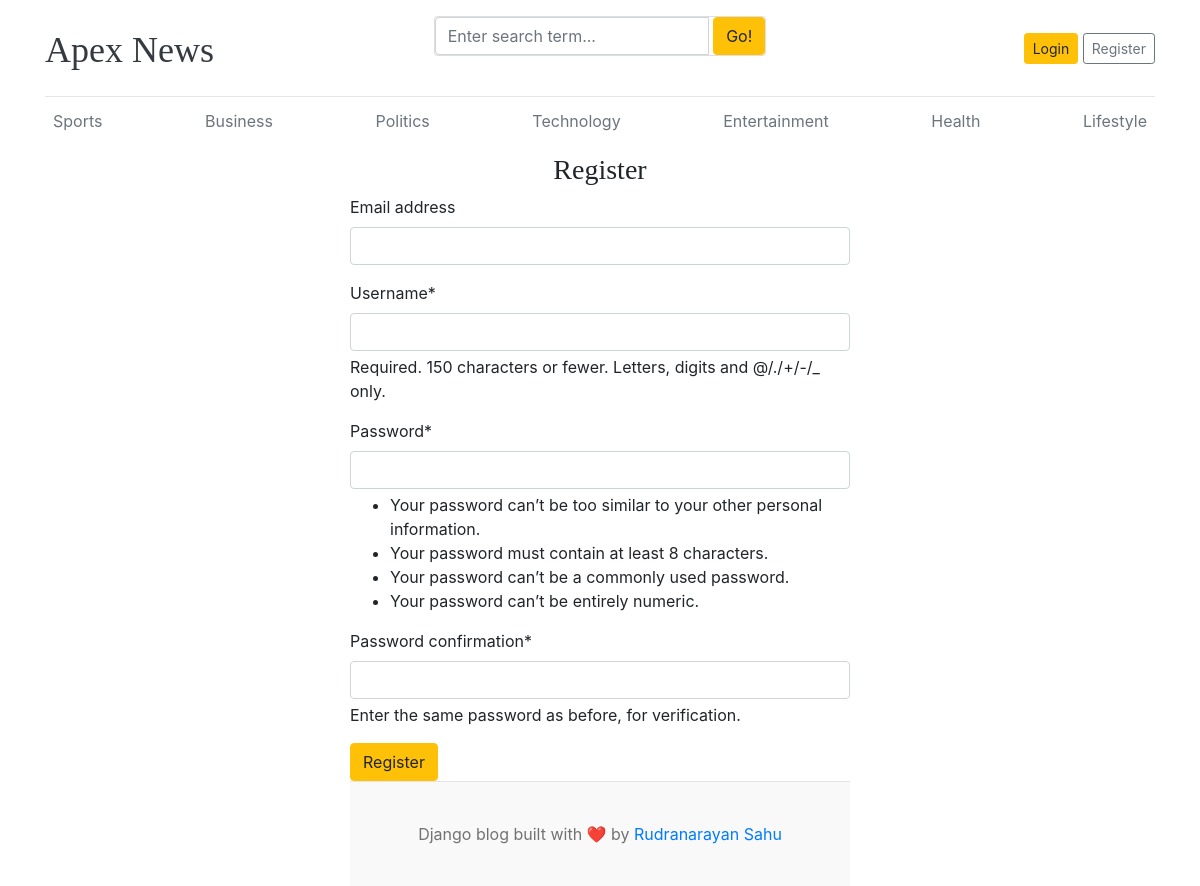
Screenshot of /register/ with the database file from the repository.
### blogs/models.py (models this page shows, shortened)
class Category(models.Model):
    category_name = models.CharField(max_length=50, unique=True)
    created_at = models.DateTimeField(auto_now_add=True)
    updated_at = models.DateTimeField(auto_now=True)
    class Meta:
        verbose_name = "Category"
        verbose_name_plural = "Categories"

### blog_main/views.py (the view)
# urls.py: path('register/', views.register, name='register'),
def register(request):
    if request.method == 'POST':
        form = RegistrationForm(request.POST)
        if form.is_valid():
            form.save()
            return redirect('home')
        else:
            print(form.errors)
    else:
        form = RegistrationForm()
    context = {
        'form': form,
    }
    return render(request, 'register.html', context)

### blog_main/forms.py
class RegistrationForm(UserCreationForm):
    class Meta:
        model = User
        fields = ('email', 'username', 'password1', 'password2')

### blogs/context_processors.py (called while the page is built)
def get_categories(request):
    from blogs.models import Category
    categories = Category.objects.all()
    return {'categories': categories}

def get_social_links(request):
    social_links = SocialLinks.objects.all()
    return {'social_links': social_links}

### templates/register.html (shortened to what this page needs)
{% extends "base.html" %}
{% block content %}
{% load crispy_forms_tags %}
<h3 class="text-center"> Register </h3>
<form method="POST" action="{% url 'register' %}" style="width: 500px; margin: auto;">
    {{ form | crispy }}
    <button type="submit" class="btn btn-warning">Register</button>
{% endblock%}

### templates/base.html (shortened to what this page needs)
{% load static %}
<!DOCTYPE html>
<html lang="en">
<head>
    <link href="https://getbootstrap.com/docs/4.0/dist/css/bootstrap.min.css" rel="stylesheet" />
    <link rel="stylesheet" href="https://cdnjs.cloudflare.com/ajax/libs/font-awesome/4.7.0/css/font-awesome.min.css">
    <link href="{% static 'css/blog.css' %}" rel="stylesheet" />
</head>
<body>
    <div class="container">
        <header class="blog-header py-3">
            <div class="row flex-nowrap justify-content-between align-items-center">
                <div class="col-4 pt-1">
                    <a class="blog-header-logo text-dark" href="/">Apex News</a>
                </div>
                <div class="card mb-4">
                        <form action ="{% url 'search_blogs' %}" method="GET">
                            <div class="input-group">
                                <input class="form-control" type="text" name="keyword" value="{{ keyword }}" placeholder="Enter search term..." aria-label="Enter search term..." aria-describedby="button-search" /> &nbsp;
                                <button type="submit" class="btn btn-warning" id="button-search" type="button">Go!</button>
                            </div>
                        </form>
                </div>
                <div class="col-4 d-flex justify-content-end align-items-center">
                    {% if not user.is_authenticated %}
                    <a class="btn btn-sm btn-warning" href="{% url 'login' %}">Login</a> &nbsp;
                    <a class="btn btn-sm btn-outline-secondary" href="{% url 'register' %}">Register</a>
                    {% endif %}
                </div>
            </div>
        </header>
        <div class="nav-scroller py-1 mb-2">
            <nav class="nav d-flex justify-content-between">
                {% for category in categories %}
                <a class="p-2 text-muted" href="{% url 'posts_by_category' category.id %}">{{ category.category_name }}</a>
                {% endfor %}
            </nav>
        </div>
    {% block content %}
    {% endblock %}
    <footer class="blog-footer">
        <p>Django blog built with ❤️ by <a href="#">Rudranarayan Sahu</a></p>
    </footer>
</body>
</html>

### blog_main/static/css/blog.css (style rules this page uses)
.blog-header { border-bottom: 1px solid #e5e5e5; }
.blog-header-logo { font-family: "Playfair Display", Georgia, "Times New Roman", serif; font-size: 2.25rem; }
h1, h2, h3, h4, h5, h6 { font-family: "Playfair Display", Georgia, "Times New Roman", serif; }
.blog-footer { padding: 2.5rem 0; color: #727272; text-align: center; background-color: #f9f9f9; border-top: .05rem solid #e5e5e5; }
.blog-footer p:last-child { margin-bottom: 0; }

### rows the page displays
Category: category_name "Sports"
Category: category_name "Business"
Category: category_name "Politics"
Category: category_name "Technology"
Category: category_name "Entertainment"
Category: category_name "Health"
Category: category_name "Lifestyle"
